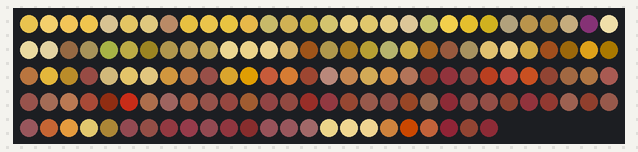
A sketch run on a simulated Arduino Uno, built with avr-gcc and run on an emulated ATmega328P. Shown: 144 RGB LEDs in strip order, left to right, continuing on the next row.

Above: at 0.1 s.

The sketch:

TinyArtBoard.ino
```cpp
#include <FastLED.h>
#include "led_colors.h"

#define DATA_PIN 10
#define LED_TYPE WS2812B
#define COLOR_ORDER GRB

CRGB leds[NUM_LEDS];

void setup() {
  FastLED.addLeds<LED_TYPE, DATA_PIN, COLOR_ORDER>(leds, NUM_LEDS);
  FastLED.setBrightness(255);
  FastLED.clear();

  // Farben aus ledColors übernehmen
  for (int i = 0; i < NUM_LEDS; i++) {
    leds[i] = ledColors[i];
  }

  FastLED.show();
}

void loop() {
  // Hier könntest du Effekte bauen – oder auch nichts machen.
}
```

Source omitted: led_colors.h (data table, 2616 bytes)
